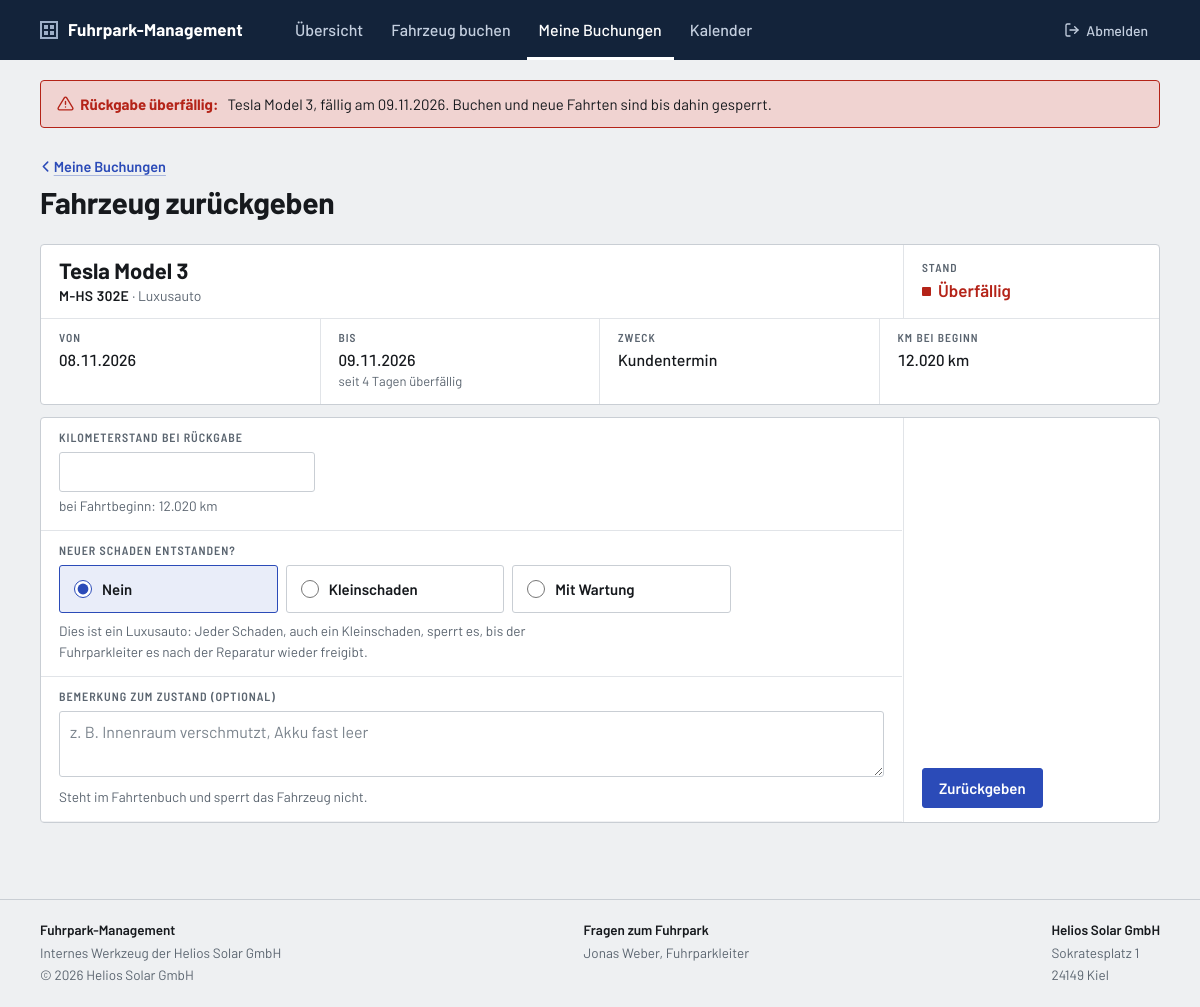
The page /rueckgabe.php (signed in) on the database its author committed.
### tables this page shows
CREATE TABLE buchungen (
    id                     INT UNSIGNED     NOT NULL AUTO_INCREMENT,
    fahrzeug_id            INT UNSIGNED     NOT NULL,   
    antragsteller_id       INT UNSIGNED     NOT NULL,   
    fahrer_id              INT UNSIGNED     NOT NULL,   
    start                  DATE             NOT NULL,
    ende                   DATE             NOT NULL,
    zweck_id               TINYINT UNSIGNED NOT NULL,
    personenanzahl         TINYINT UNSIGNED NOT NULL,   
    status_id              TINYINT UNSIGNED NOT NULL DEFAULT 1,  
    beantragt_am           DATETIME         NOT NULL DEFAULT CURRENT_TIMESTAMP,

     
     
    entscheidung_von       INT UNSIGNED     NULL,       
    entscheidung_am        DATETIME         NULL,
    entscheidung_kommentar TEXT             NULL,       
    entscheidung_gelesen_am DATETIME        NULL,       

     
    begonnen_am            DATETIME         NULL,
    km_start               INT UNSIGNED     NULL,       

     
    zurueckgegeben_am      DATETIME         NULL,
    km_ende                INT UNSIGNED     NULL,
    bemerkung              TEXT             NULL,       

    PRIMARY KEY (id),
    KEY idx_buchungen_belegung (fahrzeug_id, start, ende),
    KEY idx_buchungen_status (status_id),
    CONSTRAINT fk_buchungen_fahrzeug                     
        FOREIGN KEY (fahrzeug_id) REFERENCES fahrzeuge (id),
    CONSTRAINT fk_buchungen_antragsteller                
        FOREIGN KEY (antragsteller_id) REFERENCES nutzer (id),
    CONSTRAINT fk_buchungen_fahrer                       
        FOREIGN KEY (fahrer_id) REFERENCES nutzer (id),
    CONSTRAINT fk_buchungen_entscheidung_von             
        FOREIGN KEY (entscheidung_von) REFERENCES nutzer (id),
    CONSTRAINT fk_buchungen_zweck                        
        FOREIGN KEY (zweck_id) REFERENCES zwecke (id),
    CONSTRAINT fk_buchungen_status                       
        FOREIGN KEY (status_id) REFERENCES buchungsstatus (id)
);

CREATE TABLE fahrzeuge (
    id            INT UNSIGNED      NOT NULL AUTO_INCREMENT,
    kennzeichen   VARCHAR(20)       NOT NULL,
    art_id        TINYINT UNSIGNED  NOT NULL,
    typ           VARCHAR(30)       NOT NULL,       
    hersteller    VARCHAR(50)       NOT NULL,
    modell        VARCHAR(50)       NOT NULL,
    baujahr       SMALLINT UNSIGNED NULL,
    bild          VARCHAR(100)      NULL,           
    sitzplaetze   TINYINT UNSIGNED  NOT NULL,
    antrieb_id    TINYINT UNSIGNED  NULL,
    kmstand       INT UNSIGNED      NULL,           
    fuehrerschein VARCHAR(5)        NULL,           
    hu_au         DATE              NULL,           
    geloescht_am  DATETIME          NULL,           
    PRIMARY KEY (id),
    CONSTRAINT fk_fahrzeuge_art                     
        FOREIGN KEY (art_id) REFERENCES fahrzeugarten (id),
    CONSTRAINT fk_fahrzeuge_antrieb                 
        FOREIGN KEY (antrieb_id) REFERENCES antriebe (id)
);

CREATE TABLE fahrzeugarten (
    id          TINYINT UNSIGNED NOT NULL,
    bezeichnung VARCHAR(30)      NOT NULL,
    plural      VARCHAR(30)      NOT NULL,
    PRIMARY KEY (id)
);

CREATE TABLE zwecke (
    id          TINYINT UNSIGNED NOT NULL,
    bezeichnung VARCHAR(30)      NOT NULL,
    PRIMARY KEY (id)
);

### rueckgabe.php (the view, shortened to what the rows shown need)
<?php
require_once __DIR__ . '/includes/config.php';
$ich = aktueller_nutzer();
$heute = new DateTimeImmutable('today');
$schadenText = [
    CBuchung::KEIN_SCHADEN => 'Nein',
    SCHWERE_KLEIN          => 'Kleinschaden',
    SCHWERE_WARTUNG        => 'Mit Wartung',
];
$ListeLaufende = new CListeBuchungen();
$ListeLaufende->LadenLaufendeFahrten($ich);
$Zwecke = new CListeSchluessel('zwecke');
$Arten = new CListeSchluessel('fahrzeugarten');
$buchungId = (int) ($_POST['buchung'] ?? $_GET['buchung'] ?? 0);
if ($buchungId === 0 && $ListeLaufende->Count() === 1) {
    $buchungId = $ListeLaufende->Get(0)->GetID();
}
$Fahrt = $ListeLaufende->GetByID($buchungId);
$Fahrzeug = $Fahrt !== null ? CFahrzeug::LoadByID($Fahrt->GetFahrzeugID()) : null;
$luxus = $Fahrzeug !== null && $Fahrzeug->IstLuxus();
$eingabe = [
    'km_ende'      => trim((string) ($_POST['km_ende'] ?? '')),
    'schaden'      => (int) (is_string($_POST['schaden'] ?? null) ? $_POST['schaden'] : 0),
    'beschreibung' => trim((string) ($_POST['beschreibung'] ?? '')),
    'bemerkung'    => trim((string) ($_POST['bemerkung'] ?? '')),
];
$bannerFahrten = array_filter(
    $ListeLaufende->GetAlle(),
    fn (CBuchung $Buchung): bool => $Buchung->IstUeberfaellig(),
);
$bannerMitNamen = false;
require_once __DIR__ . '/includes/header.php';
?>
<?php if ($ListeLaufende->Count() === 0): ?>
    <div class="schild schild--leer">
        <p>Sie haben derzeit keine laufende Fahrt.</p>
        <a class="button" href="<?= url('meine-buchungen.php') ?>">Zu meinen Buchungen</a>
    </div>
<?php else: ?>
    <?php if ($Fahrt !== null): ?>
        <?php
        $SchildFahrzeug = $Fahrzeug;
        $marke = buchung_stand($Fahrt, $ich);
        ?>
        <article class="schild">
            <?php require __DIR__ . '/includes/schild-kopf.php'; ?>
            <dl class="felder felder--fahrt">
                <div class="feld">
                    <dt>Von</dt>
                    <dd><?= e($Fahrt->GetStart()->format('d.m.Y')) ?></dd>
                </div>
                <div class="feld">
                    <dt>Bis</dt>
                    <dd>
                        <?= e($Fahrt->GetEnde()->format('d.m.Y')) ?>
                        <?php if ($Fahrt->IstUeberfaellig()): ?>
                            <?php $tage = $Fahrt->GetEnde()->diff($heute)->days; ?>
                            <small>seit <?= e((string) $tage) ?> <?= $tage === 1 ? 'Tag' : 'Tagen' ?> überfällig</small>
                        <?php elseif ($Fahrt->GetEnde() == $heute): ?>
                            <small>heute fällig</small>
                        <?php endif; ?>
                    </dd>
                </div>
                <div class="feld">
                    <dt>Zweck</dt>
                    <dd><?= e($Zwecke->GetBezeichnung($Fahrt->GetZweckID())) ?></dd>
                </div>
                <?php if ($Fahrt->GetKmStart() !== null): ?>
                    <div class="feld">
                        <dt>km bei Beginn</dt>
                        <dd><?= number_format($Fahrt->GetKmStart(), 0, ',', '.') ?> km</dd>
                    </div>
                <?php endif; ?>
            </dl>
        </article>
        <form class="schild schild--formular" method="post" action="<?= url('rueckgabe.php') ?>"
              enctype="multipart/form-data">
            <div class="schild__koerper">
                <div class="formfelder formfelder--rueckgabe">
                    <?php if ($Fahrt->GetKmStart() !== null): ?>
                        <div class="formfeld formfeld--breit">
                            <label class="form__label" for="km_ende">Kilometerstand bei Rückgabe</label>
                            <input class="form__input form__input--kurz" type="number" id="km_ende" name="km_ende"
                                   min="<?= e((string) $Fahrt->GetKmStart()) ?>" step="1" required
                                   value="<?= e($eingabe['km_ende']) ?>">
                            <span class="form__hinweis">
                                bei Fahrtbeginn: <?= number_format($Fahrt->GetKmStart(), 0, ',', '.') ?> km
                            </span>
                        </div>
                    <?php endif; ?>
                    <fieldset class="formfeld formfeld--breit schadenwahl">
                        <legend class="form__label">Neuer Schaden entstanden?</legend>
                        <div class="schadenwahl__optionen">
                            <?php foreach ($schadenText as $wert => $text): ?>
                                <label class="schadenwahl__option">
                                    <input type="radio" name="schaden" value="<?= e((string) $wert) ?>"
                                           <?= $wert === $eingabe['schaden'] || ($wert === CBuchung::KEIN_SCHADEN && !isset($schadenText[$eingabe['schaden']])) ? 'checked' : '' ?>>
                                    <?= e($text) ?>
                                </label>
                            <?php endforeach; ?>
                        </div>
                        <span class="form__hinweis">
                            <?php if ($luxus): ?>
                                Dies ist ein Luxusauto: Jeder Schaden, auch ein Kleinschaden, sperrt es, bis
                                der Fuhrparkleiter es nach der Reparatur wieder freigibt.
                            <?php else: ?>
                                Ein Kleinschaden (z. B. ein Kratzer) sperrt das Fahrzeug nicht; der nächste
                                Fahrer sieht ihn vor Fahrtbeginn. Mit Wartung ist das Fahrzeug gesperrt, bis
                                der Fuhrparkleiter es wieder freigibt.
                            <?php endif; ?>
                        </span>
                    </fieldset>
                    <div class="formfeld formfeld--breit">
                        <label class="form__label" for="bemerkung">Bemerkung zum Zustand (optional)</label>
                        <textarea class="form__input" id="bemerkung" name="bemerkung" rows="2" maxlength="500"
                                  placeholder="z. B. Innenraum verschmutzt, Akku fast leer"><?= e($eingabe['bemerkung']) ?></textarea>
                        <span class="form__hinweis">Steht im Fahrtenbuch und sperrt das Fahrzeug nicht.</span>
                    </div>
                </div>
                <div class="schild__aktionen">
                    <button class="button" type="submit">Zurückgeben</button>
                </div>
            </div>
        </form>
    <?php endif; ?>
<?php endif; ?>
<?php require_once __DIR__ . '/includes/footer.php'; ?>

### includes/banner.php (shortened to what the rows shown need)
<?php
$bannerHeute = new DateTimeImmutable('today');
?>
<div class="container">
    <?php if ($bannerFahrten !== [] && $bannerMitNamen): ?>
        <?php $bannerAnzahl = count($bannerFahrten); ?>
        <details class="banner">
            <summary class="banner__zeile">
                <span class="banner__text">
                    <span class="icon icon--warnung" aria-hidden="true"></span><strong><?= e((string) $bannerAnzahl) ?> <?= $bannerAnzahl === 1 ? 'Rückgabe' : 'Rückgaben' ?> überfällig.</strong>
                    <span class="banner__zusatz">Bitte mit den Fahrern klären.</span>
                </span>
                <span class="button button--klein banner__knopf banner__knopf--details">Details</span>
            </summary>
            <ul class="banner__liste">
                <?php foreach ($bannerFahrten as $Fahrt): ?>
                    <?php $tage = $Fahrt->GetEnde()->diff($bannerHeute)->days; ?>
                    <li>
                        <strong><?= e($Fahrt->GetFahrerName()) ?></strong>
                        <a href="<?= url('fahrzeug.php?id=' . $Fahrt->GetFahrzeugID()) ?>"><?= e($Fahrt->GetFahrzeugName()) ?></a>
                        <span>fällig am <?= e($Fahrt->GetEnde()->format('d.m.Y')) ?>, seit <?= e((string) $tage) ?> <?= $tage === 1 ? 'Tag' : 'Tagen' ?></span>
                    </li>
                <?php endforeach; ?>
            </ul>
        </details>
    <?php elseif ($bannerFahrten !== []): ?>
        <?php foreach ($bannerFahrten as $Fahrt): ?>
            <?php $BannerFahrzeug = CFahrzeug::LoadByID($Fahrt->GetFahrzeugID()); ?>
            <div class="banner banner__zeile">
                <p class="banner__text">
                    <span class="icon icon--warnung" aria-hidden="true"></span><strong>Rückgabe überfällig:</strong>
                    <?= e($BannerFahrzeug->GetHersteller() . ' ' . $BannerFahrzeug->GetModell()) ?>, fällig am <?= e($Fahrt->GetEnde()->format('d.m.Y')) ?>.
                    <span class="banner__zusatz">Buchen und neue Fahrten sind bis dahin gesperrt.</span>
                </p>
            </div>
        <?php endforeach; ?>
    <?php endif; ?>
</div>

### includes/schild-kopf.php (shortened to what the rows shown need)
<div class="schild__kopf">
    <div class="schild__name">
        <h3 class="schild__fahrzeug">
            <a href="<?= url('fahrzeug.php?id=' . $SchildFahrzeug->GetID()) ?>"><?= e($SchildFahrzeug->GetHersteller() . ' ' . $SchildFahrzeug->GetModell()) ?></a>
        </h3>
        <p class="schild__modell">
            <span class="kennzeichen"><?= e($SchildFahrzeug->GetKennzeichen()) ?></span>
            &middot; <?= e($Arten->GetBezeichnung($SchildFahrzeug->GetArtID())) ?>
        </p>
    </div>
    <p class="stand stand--<?= e($marke[1]) ?>">
        <span class="stand__label">Stand</span>
        <span class="stand__wert"><?= e($marke[0]) ?></span>
    </p>
</div>

### rows shown on the page
buchungen: fahrzeug.modell "Tesla Model 3", ende "09.11.2026", start "08.11.2026", ende "4", zweck.bezeichnung "Kundentermin", km_start "12.020"
fahrzeuge: $SchildFahrzeug->GetHersteller() . ' ' . $SchildFahrzeug->GetModell() "Tesla Model 3", kennzeichen "M-HS 302E", art.bezeichnung "Luxusauto"

### other values the page prints
APP_NAME "Fuhrpark-Management"
$beschriftung "Übersicht"
$beschriftung "Fahrzeug buchen"
$beschriftung "Meine Buchungen"
$beschriftung "Kalender"
$pageZurueck[0] "Meine Buchungen"
$pageTitle "Fahrzeug zurückgeben"
$marke[0] "Überfällig"
$text "Nein"
$text "Kleinschaden"
$text "Mit Wartung"
FIRMA_NAME "Helios Solar GmbH"
$kontakt "Jonas Weber"
FIRMA_STRASSE "Sokratesplatz 1"
FIRMA_ORT "24149 Kiel"
